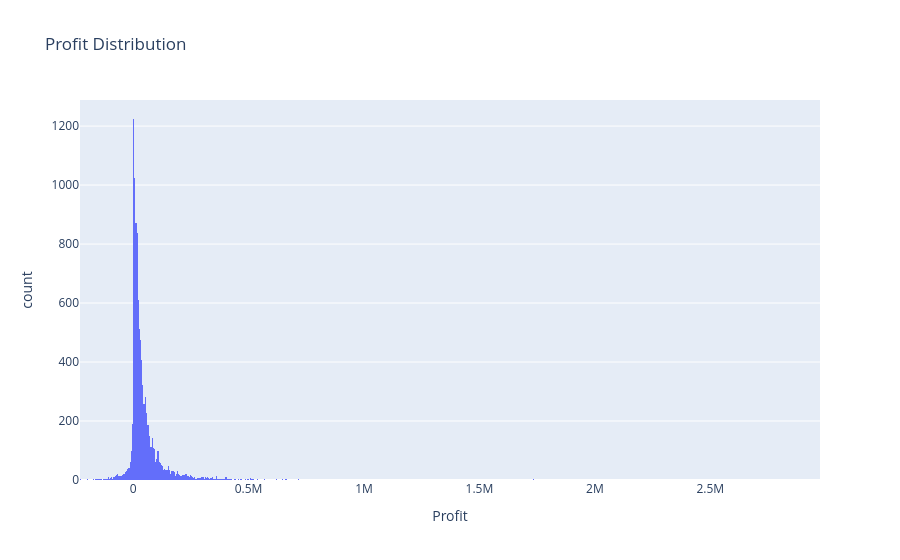

Notebook code for this chart:
### Markdown cell above
**Code Cell 5
Profit Distribution**

### Code cell
fig = px.histogram(

    df,

    x="Profit",

    title="Profit Distribution"

)

fig.show()

### Figure 1 — Plotly figure (JSON) as saved in the notebook; plotly's stock layout.template omitted (floating-point values rounded to 4 significant figures; data arrays with more than 128 entries replaced by an {"elided": "..."} marker saying what was removed)
{"data": [{"bingroup": "x", "hovertemplate": "Profit=%{x}<br>count=%{y}<extra></extra>", "legendgroup": "", "marker": {"color": "#636efa", "pattern": {"shape": ""}}, "name": "", "orientation": "v", "showlegend": false, "type": "histogram", "x": {"elided": "10100 float values"}, "xaxis": "x", "yaxis": "y"}], "layout": {"barmode": "relative", "legend": {"tracegroupgap": 0}, "title": {"text": "Profit Distribution"}, "xaxis": {"anchor": "y", "domain": [0, 1], "title": {"text": "Profit"}}, "yaxis": {"anchor": "x", "domain": [0, 1], "title": {"text": "count"}}}}
